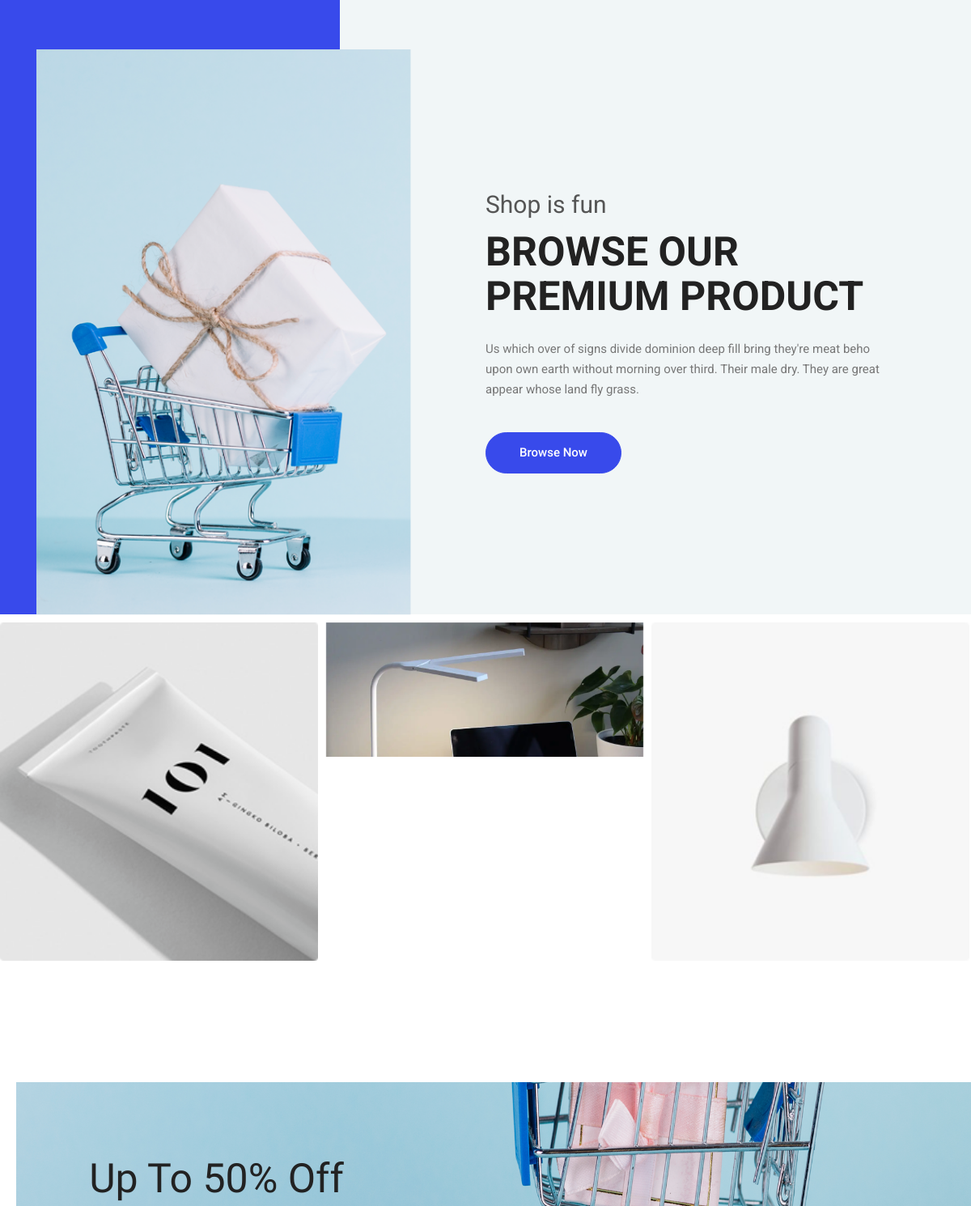
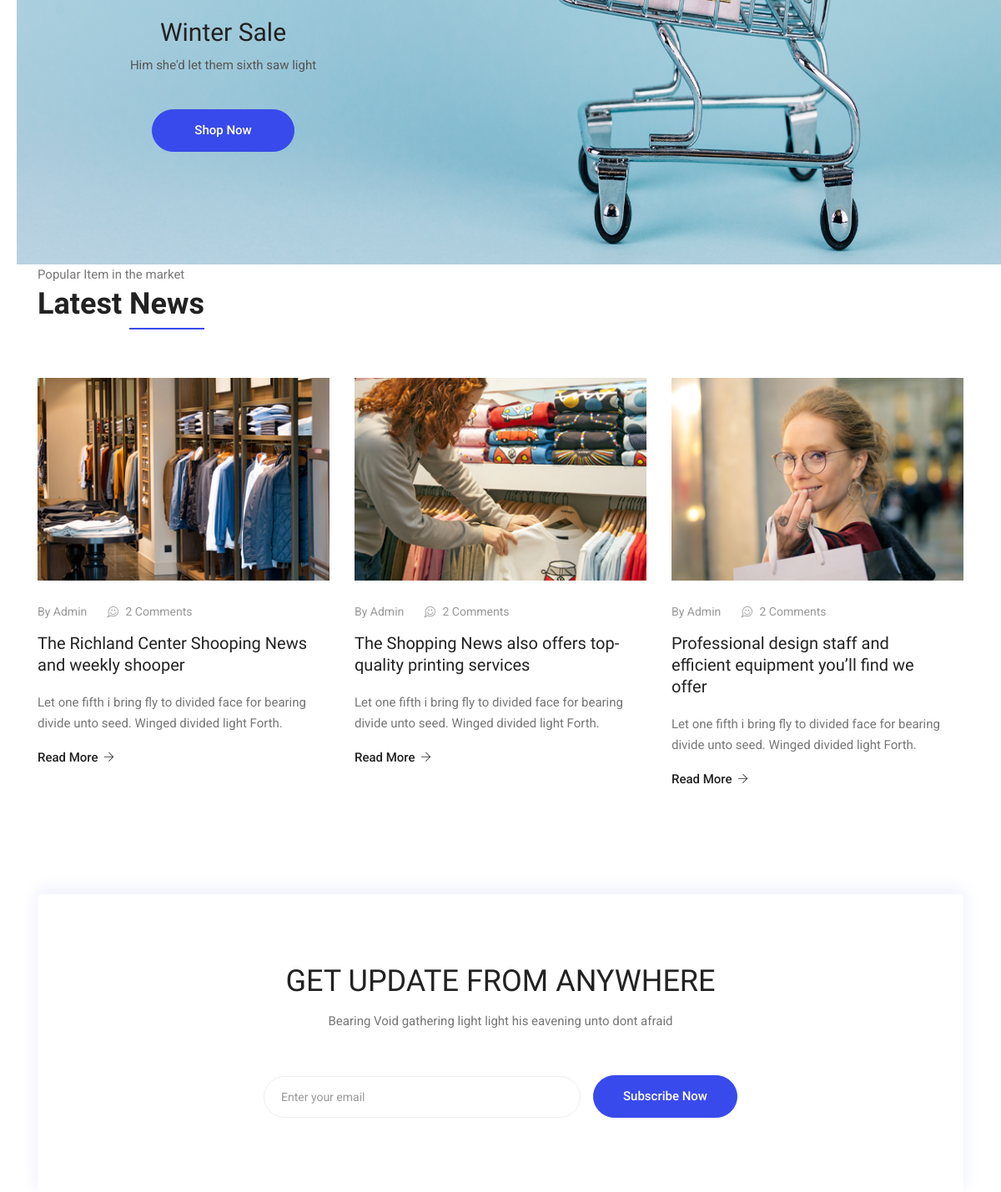
The page / on the database its author committed (2 pictures, top to bottom).
### shop/models.py (models this page shows, shortened)
class Product(models.Model):
    COLOR_CHOICES = (
        ('B', 'Black'),
        ('Y', 'Yellow'),
        ('W', 'White'),
        ('A', 'Aqua'),
        ('G', 'Green'),
        ('BL', 'Blue')
    )
    title = models.CharField(max_length=25)
    brand = models.ForeignKey(ProductBrand, on_delete=models.CASCADE, null=True, blank=True)
    color = models.CharField(max_length=10, choices=COLOR_CHOICES)
    image = models.ImageField(upload_to='images', null=True, blank=True)
    price = models.IntegerField()
    description = models.TextField(db_index=True)
    create_date = models.DateField(null=True)
    slug = models.SlugField(default="", null=False, db_index=True, blank=True, max_length=200, unique=True,
                            verbose_name='slug title')
    category = models.ManyToManyField(ProductCategory)
    is_active = models.BooleanField(default=False, verbose_name='active')
    def __str__(self):
        return self.title
    class Meta:
        verbose_name = 'product'
        verbose_name_plural = 'products'

### home/views.py (the view)
# urls.py: path('', views.home_page, name='home-page')
def home_page(request):
    latest_products = Product.objects.all().order_by('-create_date')[:3]
    print(latest_products)
    return render(request, 'home/index.html', context={'latest_products': latest_products})

### shop/models.py (called while the page is built)
    def __str__(self):
        return self.title

### home/templates/home/index.html (shortened to what this page needs)
{% extends 'base.html' %}
{% load static %}
{% load render_partial %}
{% load thumbnail %}
{% block content %}
  <main class="site-main">
    <section class="hero-banner">
      <div class="container">
        <div class="row no-gutters align-items-center pt-60px">
          <div class="col-5 d-none d-sm-block">
            <div class="hero-banner__img">
              <img class="img-fluid" src="/static/img/home/hero-banner.png" alt="">
            </div>
          </div>
          <div class="col-sm-7 col-lg-6 offset-lg-1 pl-4 pl-md-5 pl-lg-0">
            <div class="hero-banner__content">
              <h4>Shop is fun</h4>
              <h1>Browse Our Premium Product</h1>
              <p>Us which over of signs divide dominion deep fill bring they're meat beho upon own earth without morning over third. Their male dry. They are great appear whose land fly grass.</p>
              <a class="button button-hero" href="#">Browse Now</a>
            </div>
          </div>
        </div>
      </div>
    </section>
    <section class="section-margin mt-0">
      <div class="owl-carousel owl-theme hero-carousel">
          {% for item in latest_products %}
        <div class="hero-carousel__slide">
        {% thumbnail item.image '300x270' quality=100 crop='center' as im %}
          <img src="{{ im.url }}" alt="" class="img-fluid">
        {% endthumbnail %}
        </div>
          {% endfor %}
      </div>
    </section>
    <section class="offer" id="parallax-1" data-anchor-target="#parallax-1" data-300-top="background-position: 20px 30px" data-top-bottom="background-position: 0 20px">
      <div class="container">
        <div class="row">
          <div class="col-xl-5">
            <div class="offer__content text-center">
              <h3>Up To 50% Off</h3>
              <h4>Winter Sale</h4>
              <p>Him she'd let them sixth saw light</p>
              <a class="button button--active mt-3 mt-xl-4" href="{% url 'products-page' %}">Shop Now</a>
            </div>
          </div>
        </div>
      </div>
    </section>
    <section class="blog">
      <div class="container">
        <div class="section-intro pb-60px">
          <p>Popular Item in the market</p>
          <h2>Latest <span class="section-intro__style">News</span></h2>
        </div>
        <div class="row">
          <div class="col-md-6 col-lg-4 mb-4 mb-lg-0">
            <div class="card card-blog">
              <div class="card-blog__img">
                <img class="card-img rounded-0" src="img/blog/blog1.png" alt="">
              </div>
              <div class="card-body">
                <ul class="card-blog__info">
                  <li><a href="#">By Admin</a></li>
                  <li><a href="#"><i class="ti-comments-smiley"></i> 2 Comments</a></li>
                </ul>
                <h4 class="card-blog__title"><a href="single-blog.html">The Richland Center Shooping News and weekly shooper</a></h4>
                <p>Let one fifth i bring fly to divided face for bearing divide unto seed. Winged divided light Forth.</p>
                <a class="card-blog__link" href="#">Read More <i class="ti-arrow-right"></i></a>
              </div>
            </div>
          </div>
          <div class="col-md-6 col-lg-4 mb-4 mb-lg-0">
            <div class="card card-blog">
              <div class="card-blog__img">
                <img class="card-img rounded-0" src="img/blog/blog2.png" alt="">
              </div>
              <div class="card-body">
                <ul class="card-blog__info">
                  <li><a href="#">By Admin</a></li>
                  <li><a href="#"><i class="ti-comments-smiley"></i> 2 Comments</a></li>
                </ul>
                <h4 class="card-blog__title"><a href="single-blog.html">The Shopping News also offers top-quality printing services</a></h4>
                <p>Let one fifth i bring fly to divided face for bearing divide unto seed. Winged divided light Forth.</p>
                <a class="card-blog__link" href="#">Read More <i class="ti-arrow-right"></i></a>
              </div>
            </div>
          </div>
          <div class="col-md-6 col-lg-4 mb-4 mb-lg-0">
            <div class="card card-blog">
              <div class="card-blog__img">
                <img class="card-img rounded-0" src="img/blog/blog3.png" alt="">
              </div>
              <div class="card-body">
                <ul class="card-blog__info">
                  <li><a href="#">By Admin</a></li>
                  <li><a href="#"><i class="ti-comments-smiley"></i> 2 Comments</a></li>
                </ul>
                <h4 class="card-blog__title"><a href="single-blog.html">Professional design staff and efficient equipment you’ll find we offer</a></h4>
                <p>Let one fifth i bring fly to divided face for bearing divide unto seed. Winged divided light Forth.</p>
                <a class="card-blog__link" href="#">Read More <i class="ti-arrow-right"></i></a>
              </div>
            </div>
          </div>
        </div>
      </div>
    </section>
    <section class="subscribe-position">
      <div class="container">
        <div class="subscribe text-center">
          <h3 class="subscribe__title">Get Update From Anywhere</h3>
          <p>Bearing Void gathering light light his eavening unto dont afraid</p>
          <div id="mc_embed_signup">
            <form target="_blank" action="https://spondonit.us12.list-manage.com/subscribe/post?u=1462626880ade1ac87bd9c93a&amp;id=92a4423d01" method="get" class="subscribe-form form-inline mt-5 pt-1">
              <div class="form-group ml-sm-auto">
                <input class="form-control mb-1" type="email" name="EMAIL" placeholder="Enter your email" onfocus="this.placeholder = ''" onblur="this.placeholder = 'Your Email Address '" >
              </div>
              <button class="button button-subscribe mr-auto mb-1" type="submit">Subscribe Now</button>
            </form>
          </div>
        </div>
      </div>
    </section>
  </main>
{% endblock content %}

### rows shown on the page
Product: shows a picture
Product: shows a picture
Product: shows a picture
